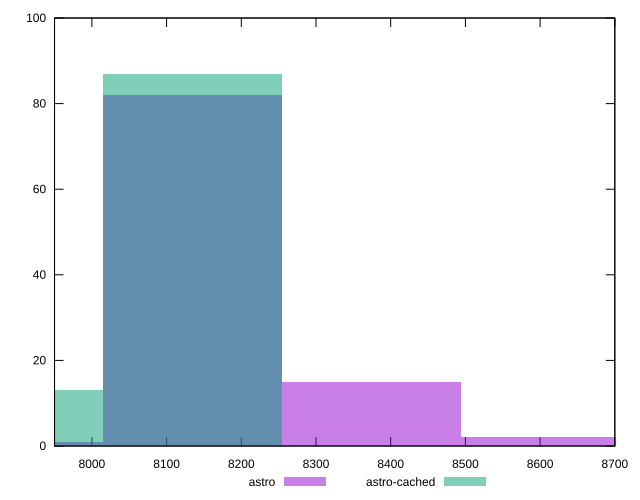

Generate this figure with gnuplot:
reset

$astro <<EOF
8613.594740155544 2
8374.328219595667 15
8135.061699035792 82
7895.795178475915 1
EOF

$astroCached <<EOF
8135.061699035792 87
7895.795178475915 13
EOF

set key outside below
set boxwidth 239.26652055987623
set xrange [7950:8700]
set yrange [0:100]
set trange [0:100]
set style fill transparent solid 0.5 noborder
set terminal svg size 640, 500 enhanced background rgb 'white'
set output "reports/report_00033_2021-03-01T14-23-16.841Z/uses-text-compression/comparison/histogram/0_vs_1.svg"

plot $astro title "astro" with boxes, \
     $astroCached title "astro-cached" with boxes

reset
